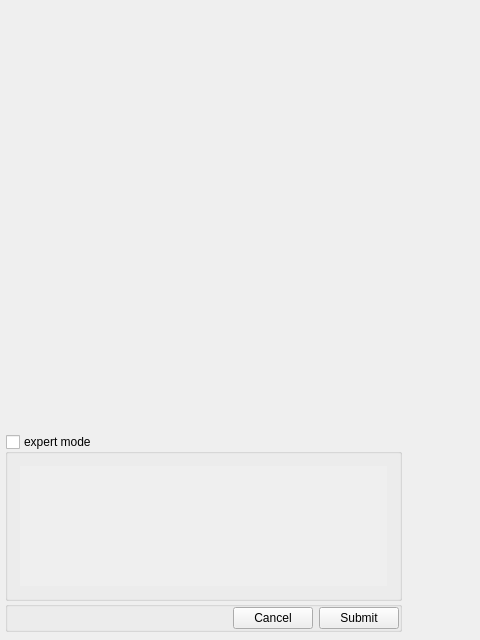
<?xml version="1.0" encoding="UTF-8"?>
<ui version="4.0">
 <class>FilterDialog</class>
 <widget class="QDialog" name="FilterDialog">
  <property name="geometry">
   <rect>
    <x>0</x>
    <y>0</y>
    <width>480</width>
    <height>640</height>
   </rect>
  </property>
  <property name="sizePolicy">
   <sizepolicy hsizetype="Maximum" vsizetype="Preferred">
    <horstretch>1</horstretch>
    <verstretch>0</verstretch>
   </sizepolicy>
  </property>
  <property name="minimumSize">
   <size>
    <width>0</width>
    <height>0</height>
   </size>
  </property>
  <property name="windowTitle">
   <string>Dialog</string>
  </property>
  <layout class="QVBoxLayout" name="verticalLayout">
   <property name="leftMargin">
    <number>5</number>
   </property>
   <property name="topMargin">
    <number>5</number>
   </property>
   <property name="rightMargin">
    <number>5</number>
   </property>
   <property name="bottomMargin">
    <number>5</number>
   </property>
   <item>
    <widget class="QFrame" name="frame">
     <property name="sizePolicy">
      <sizepolicy hsizetype="Maximum" vsizetype="Preferred">
       <horstretch>0</horstretch>
       <verstretch>1</verstretch>
      </sizepolicy>
     </property>
     <property name="minimumSize">
      <size>
       <width>400</width>
       <height>0</height>
      </size>
     </property>
     <layout class="QGridLayout" name="widgets">
      <property name="leftMargin">
       <number>0</number>
      </property>
      <property name="topMargin">
       <number>5</number>
      </property>
      <property name="rightMargin">
       <number>3</number>
      </property>
      <property name="bottomMargin">
       <number>3</number>
      </property>
      <property name="spacing">
       <number>0</number>
      </property>
      <item row="4" column="0">
       <widget class="QGroupBox" name="groupBox">
        <property name="sizePolicy">
         <sizepolicy hsizetype="Preferred" vsizetype="Maximum">
          <horstretch>0</horstretch>
          <verstretch>0</verstretch>
         </sizepolicy>
        </property>
        <property name="title">
         <string/>
        </property>
        <property name="alignment">
         <set>Qt::AlignRight|Qt::AlignTrailing|Qt::AlignVCenter</set>
        </property>
        <property name="flat">
         <bool>true</bool>
        </property>
        <layout class="QHBoxLayout" name="horizontalLayout">
         <property name="leftMargin">
          <number>0</number>
         </property>
         <property name="topMargin">
          <number>0</number>
         </property>
         <property name="rightMargin">
          <number>0</number>
         </property>
         <property name="bottomMargin">
          <number>0</number>
         </property>
         <item>
          <spacer name="horizontalSpacer">
           <property name="orientation">
            <enum>Qt::Horizontal</enum>
           </property>
           <property name="sizeHint" stdset="0">
            <size>
             <width>40</width>
             <height>20</height>
            </size>
           </property>
          </spacer>
         </item>
         <item>
          <widget class="QPushButton" name="cancel_button">
           <property name="focusPolicy">
            <enum>Qt::NoFocus</enum>
           </property>
           <property name="text">
            <string>Cancel</string>
           </property>
          </widget>
         </item>
         <item>
          <widget class="QPushButton" name="submit_button">
           <property name="focusPolicy">
            <enum>Qt::NoFocus</enum>
           </property>
           <property name="text">
            <string>Submit</string>
           </property>
          </widget>
         </item>
        </layout>
       </widget>
      </item>
      <item row="1" column="0">
       <widget class="QGroupBox" name="expert_mode_box">
        <property name="sizePolicy">
         <sizepolicy hsizetype="MinimumExpanding" vsizetype="Preferred">
          <horstretch>0</horstretch>
          <verstretch>1</verstretch>
         </sizepolicy>
        </property>
        <property name="title">
         <string>expert mode</string>
        </property>
        <property name="flat">
         <bool>true</bool>
        </property>
        <property name="checkable">
         <bool>true</bool>
        </property>
        <property name="checked">
         <bool>false</bool>
        </property>
        <layout class="QVBoxLayout" name="verticalLayout_2">
         <property name="spacing">
          <number>1</number>
         </property>
         <property name="leftMargin">
          <number>12</number>
         </property>
         <property name="topMargin">
          <number>12</number>
         </property>
         <property name="rightMargin">
          <number>12</number>
         </property>
         <property name="bottomMargin">
          <number>12</number>
         </property>
         <item>
          <widget class="QPlainTextEdit" name="filter_expression">
           <property name="sizePolicy">
            <sizepolicy hsizetype="Expanding" vsizetype="Expanding">
             <horstretch>0</horstretch>
             <verstretch>1</verstretch>
            </sizepolicy>
           </property>
           <property name="minimumSize">
            <size>
             <width>0</width>
             <height>120</height>
            </size>
           </property>
           <property name="font">
            <font>
             <family>Courier</family>
            </font>
           </property>
           <property name="frameShape">
            <enum>QFrame::NoFrame</enum>
           </property>
           <property name="frameShadow">
            <enum>QFrame::Plain</enum>
           </property>
           <property name="lineWidth">
            <number>1</number>
           </property>
          </widget>
         </item>
        </layout>
       </widget>
      </item>
      <item row="0" column="0">
       <widget class="QScrollArea" name="scrollArea">
        <property name="sizePolicy">
         <sizepolicy hsizetype="Expanding" vsizetype="Minimum">
          <horstretch>0</horstretch>
          <verstretch>5</verstretch>
         </sizepolicy>
        </property>
        <property name="minimumSize">
         <size>
          <width>0</width>
          <height>0</height>
         </size>
        </property>
        <property name="frameShape">
         <enum>QFrame::NoFrame</enum>
        </property>
        <property name="frameShadow">
         <enum>QFrame::Plain</enum>
        </property>
        <property name="horizontalScrollBarPolicy">
         <enum>Qt::ScrollBarAlwaysOff</enum>
        </property>
        <property name="widgetResizable">
         <bool>false</bool>
        </property>
        <property name="alignment">
         <set>Qt::AlignHCenter|Qt::AlignTop</set>
        </property>
        <widget class="QWidget" name="scrollAreaWidgetContents">
         <property name="geometry">
          <rect>
           <x>0</x>
           <y>0</y>
           <width>397</width>
           <height>423</height>
          </rect>
         </property>
         <property name="sizePolicy">
          <sizepolicy hsizetype="Preferred" vsizetype="Preferred">
           <horstretch>0</horstretch>
           <verstretch>5</verstretch>
          </sizepolicy>
         </property>
         <layout class="QGridLayout" name="filters_layout">
          <property name="leftMargin">
           <number>10</number>
          </property>
          <property name="topMargin">
           <number>15</number>
          </property>
          <property name="rightMargin">
           <number>10</number>
          </property>
          <property name="bottomMargin">
           <number>20</number>
          </property>
          <property name="horizontalSpacing">
           <number>5</number>
          </property>
          <property name="verticalSpacing">
           <number>7</number>
          </property>
         </layout>
        </widget>
       </widget>
      </item>
     </layout>
    </widget>
   </item>
  </layout>
 </widget>
 <resources/>
 <connections>
  <connection>
   <sender>expert_mode_box</sender>
   <signal>toggled(bool)</signal>
   <receiver>scrollArea</receiver>
   <slot>setDisabled(bool)</slot>
   <hints>
    <hint type="sourcelabel">
     <x>239</x>
     <y>518</y>
    </hint>
    <hint type="destinationlabel">
     <x>239</x>
     <y>238</y>
    </hint>
   </hints>
  </connection>
 </connections>
</ui>
